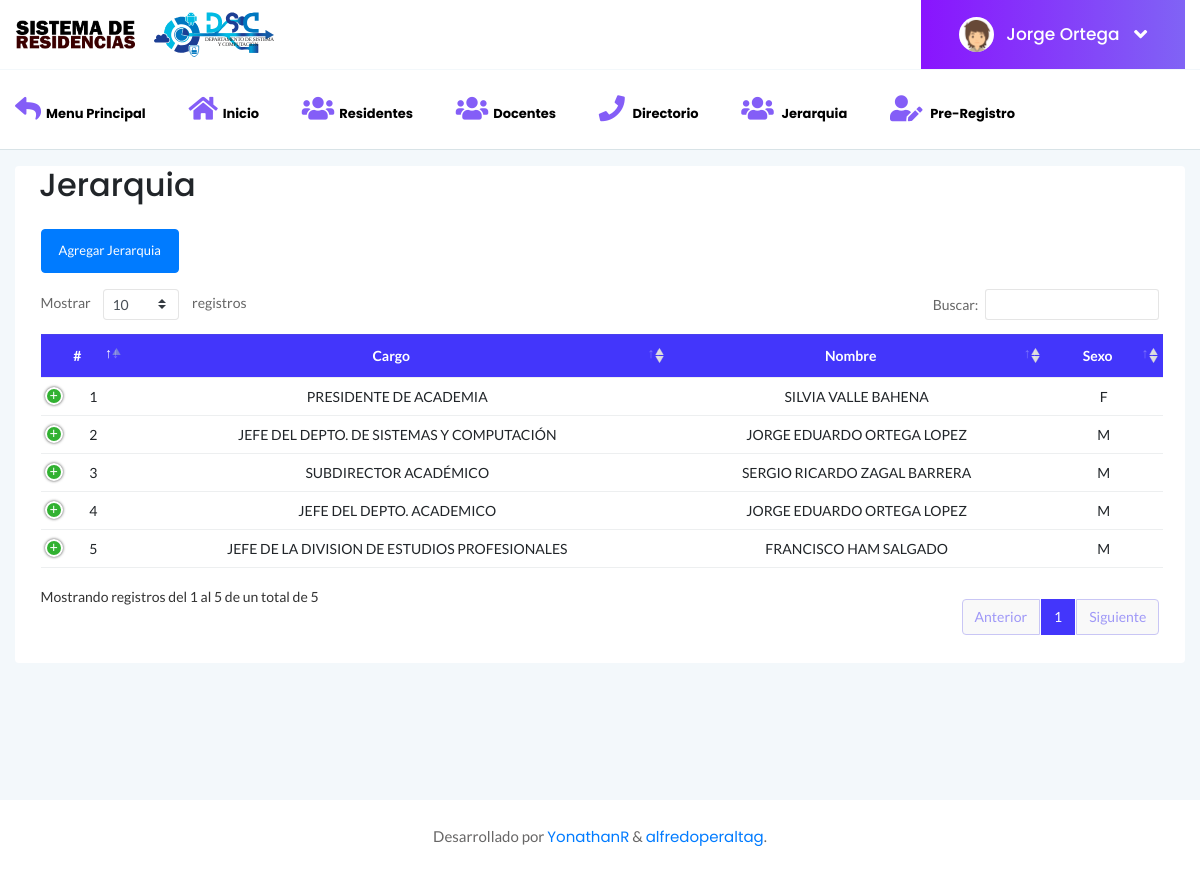
The app's page /SDR/Jerarquia (signed in) with its own data.
### tables this page shows
CREATE TABLE IF NOT EXISTS `jerarquia` (
  `id` int(10) unsigned NOT NULL AUTO_INCREMENT,
  `nombre` varchar(120) NOT NULL,
  `cargo` varchar(70) NOT NULL,
  `estado` int(1) unsigned DEFAULT '1',
  `sexo` varchar(2) DEFAULT NULL,
  PRIMARY KEY (`id`)
);

### SDR/controladores/plantilla.controlador.php (called while the page is built)
<?php
class ControladorPlantilla{
	public function ctrPlantilla(){
		include "vistas/plantilla.php";
	}
}

### SDR/index.php (called while the page is built, shortened)
<?php
require_once "controladores/plantilla.controlador.php";
require_once "controladores/directorio.controlador.php";
require_once "controladores/jerarquia.controlador.php";
require_once "controladores/inicio.controlador.php";
require_once "modelos/jerarquia.modelo.php";
$plantilla = new ControladorPlantilla();
$plantilla->ctrPlantilla();

### SDR/controladores/jerarquia.controlador.php (called while the page is built, shortened)
<?php
class ControladorJerarquia
{
    public static function ctrMostrarDocentesJerarquia($item, $valor)
    {
        $tabla = "jerarquia";
        $respuesta = ModeloDocentesJerarquia::MdlMostrarDocentesJerarquia($tabla, $item, $valor);
        return $respuesta;
    }
}

### SDR/modelos/conexion.php (called while the page is built)
<?php
class Conexion
{
	static public function conectar()
	{
		$link = new PDO("mysql:host=localhost;dbname=cat", "u297166837.dsc", "DscIti2021.");
		$link->exec("set names utf8");
		return $link;
	}
}

### SDR/modelos/jerarquia.modelo.php (called while the page is built, shortened)
<?php
require_once "conexion.php";
class ModeloDocentesJerarquia
{
    public static function MdlMostrarDocentesJerarquia($tabla, $item, $valor)
    {
        if ($item != null) {
            $stmt = Conexion::conectar()->prepare("SELECT * FROM $tabla WHERE $item = :$item");
            $stmt->bindParam(":" . $item, $valor, PDO::PARAM_STR);
            $stmt->execute();
            return $stmt->fetch();
        } else {
            $stmt = Conexion::conectar()->prepare("SELECT * FROM $tabla");
            $stmt->execute();
            return $stmt->fetchAll();
        }
    }
}

### SDR/vistas/modulos/Jerarquia.php (the view, shortened to what this page needs)
<div class="col-12 mt-3">
    <div class="card">
        <h2 class="ml-4">Jerarquia</h2>
        <div class="card-body">
        <button class="btn btn-primary mb-3" data-toggle="modal" data-target="#modalAgregarJerarquia">Agregar Jerarquia</button>
            <div class="data-tables datatable-primary">
                <table class="text-center tablaES">
                    <thead class="text-capitalize">
                        <tr>
                            <th>#</th>
                            <th>Cargo</th>
                            <th>Nombre</th>
                            <th>Sexo</th>
                        </tr>
                    </thead>
                    <tbody>
                        <?php
                        $item = null;
                        $valor = null;
                        $docentes = ControladorJerarquia::ctrMostrarDocentesJerarquia($item, $valor);
                        $c=0;
                        foreach ($docentes as $key => $value) {
                            if ($value["nombre"] != "NA") {
                                $c++;
                                echo '<tr>
                                        <td>' . $c . '</td>';
                                echo '<td>' . $value["cargo"] . '</td>';
                                echo '<td>' . $value["nombre"] . '</td>';
                                echo '<td>' . $value["sexo"] . '</td>';
                                echo '<td>
                                            <div class="btn-group">
                                                <button class="btn btn-warning btnEditarJerarquia" idJerarquia="' . $value["id"] . '" data-toggle="modal" data-target="#modalEditarJerarquia"><i class="fa fa-edit"></i></button>
                                                <button class="btn btn-danger btnEliminarJerarquia" idJerarquia="' . $value["id"] . '"><i class="fa fa-times"></i></button>
                                            </div>
                                        </td>
                                    </tr>';
                            }
                        }
                        ?>
                    </tbody>
                </table>
            </div>
        </div>
    </div>
</div>
</div>

### SDR/vistas/assets/css/styles.css (style rules this page uses)
.card { border: none; border-radius: 4px; background-color: #fff; -webkit-transition: all 0.3s ease 0s; transition: all 0.3s ease 0s; }
.card-body { padding: 25.6px; padding: 1.6rem; }
.body-bg { background: #F3F8FB; }
.btn { padding: 11px 17px; font-size: 13px; letter-spacing: 0; }
table tr th { border-bottom: none; }
table tr th, table tr td { border-top: 1px solid rgba(120, 130, 140, 0.13) !important; }
.datatable-primary thead { background: #4336fb; color: #fff; }
table.dataTable.no-footer { border-bottom: 1px solid rgba(120, 130, 140, 0.13) !important; }
table.dataTable thead th, table.dataTable thead td { border-bottom-color: transparent; }

### records on screen
jerarquia: cargo "PRESIDENTE DE ACADEMIA", nombre "SILVIA VALLE BAHENA", sexo "F"
jerarquia: cargo "JEFE DEL DEPTO. DE SISTEMAS Y COMPUTACIÓN", nombre "JORGE EDUARDO ORTEGA LOPEZ", sexo "M"
jerarquia: cargo "SUBDIRECTOR ACADÉMICO", nombre "SERGIO RICARDO ZAGAL BARRERA", sexo "M"
jerarquia: cargo "JEFE DEL DEPTO. ACADEMICO", nombre "JORGE EDUARDO ORTEGA LOPEZ", sexo "M"
jerarquia: cargo "JEFE DE LA DIVISION DE ESTUDIOS PROFESIONALES", nombre "FRANCISCO HAM SALGADO", sexo "M"

### other values on screen
$_SESSION['nombre'] "Jorge Ortega"
